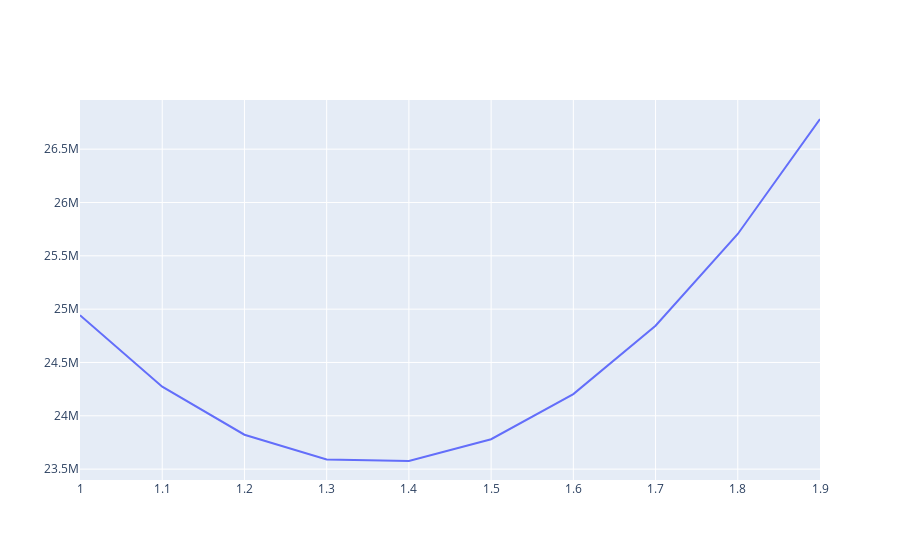

Notebook source saved alongside this figure:
### Code cell
plot([rss_trace])

### Figure 1 — Plotly figure (JSON) as saved in the notebook; plotly's stock layout.template omitted (floating-point values rounded to 4 significant figures)
{"data": [{"mode": "lines", "name": "data", "text": [], "type": "scatter", "x": [1, 1.1, 1.2, 1.3, 1.4, 1.5, 1.6, 1.7, 1.8, 1.9], "y": [24940000.0, 24270000.0, 23820000.0, 23590000.0, 23580000.0, 23780000.0, 24200000.0, 24840000.0, 25700000.0, 26780000.0]}], "layout": {}}
